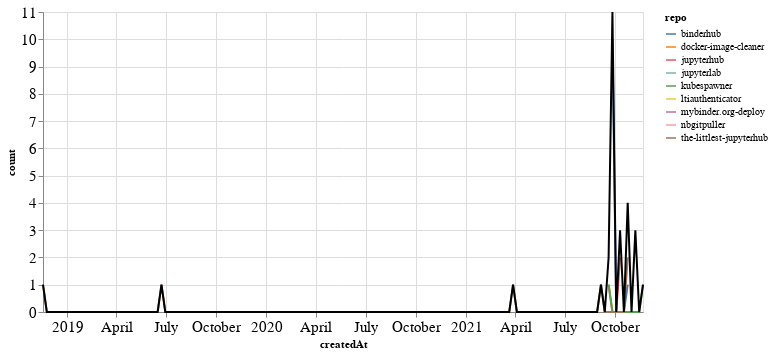

Notebook source saved alongside this figure:
### Markdown cell above
### PRs

### Code cell
prs_time = prs.groupby('repo').resample('W', on='createdAt').count()['author'].reset_index()
prs_time = prs_time.rename(columns={'author': 'count'})
prs_time_total = prs_time.groupby('createdAt').agg({"count": "sum"}).reset_index()

ch1 = alt.Chart(prs_time, width=600).mark_line().encode(
    x='createdAt',
    y='count',
    color='repo',
    tooltip="repo"
)

ch2 = alt.Chart(prs_time_total, width=600).mark_line(color="black").encode(
    x='createdAt',
    y='count',
)

ch1 + ch2

### Figure 1 — Vega-Lite specification as saved in the notebook (floating-point values rounded to 4 significant figures; data arrays with more than 128 entries replaced by an {"elided": "..."} marker saying what was removed)
{"config": {"axisLeft": {"labelFontSize": 15}, "axisBottom": {"labelFontSize": 15}}, "layer": [{"data": {"name": "data-fb2186285c807250d1ad57d0e6e811f7"}, "mark": "line", "encoding": {"color": {"type": "nominal", "field": "repo"}, "tooltip": {"type": "nominal", "field": "repo"}, "x": {"type": "temporal", "field": "createdAt"}, "y": {"type": "quantitative", "field": "count"}}, "width": 600}, {"data": {"name": "data-44387d7077f5340bffbd1815df813a58"}, "mark": {"type": "line", "color": "black"}, "encoding": {"x": {"type": "temporal", "field": "createdAt"}, "y": {"type": "quantitative", "field": "count"}}, "width": 600}], "$schema": "https://vega.github.io/schema/vega-lite/v4.8.1.json", "datasets": {"data-fb2186285c807250d1ad57d0e6e811f7": {"elided": "178 records"}, "data-44387d7077f5340bffbd1815df813a58": {"elided": "158 records"}}}
